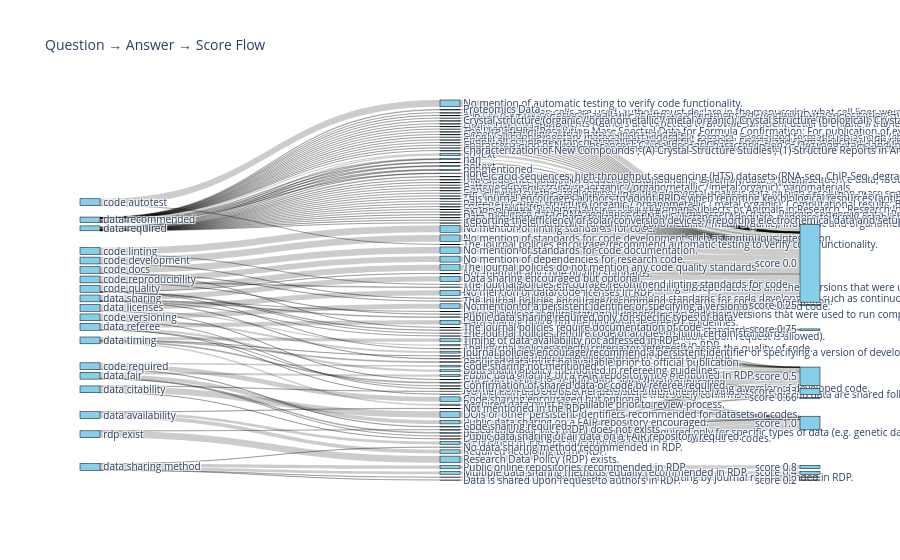

Notebook cell for this chart:
### Code cell
import os
from collections import defaultdict, Counter
import plotly.graph_objects as go
from daemon_analysis_tools.services.scoring import get_question_score, _get_question_type_lookup
from daemon_analysis_tools.io.yaml_base_handler import load_yaml

# Load metadata
data_dir = os.path.join("..", "..", "src/daemon_analysis_tools/metadata")
multiple_choice_scores = load_yaml(os.path.join(data_dir, "question_metadata_score.yaml"))
question_type = load_yaml(os.path.join(data_dir, "question_type.yaml"))
question_number_lookup = _get_question_type_lookup(multiple_choice_scores)

# Collect flow data
question_answer_count = defaultdict(Counter)
answer_score_map = {}

for publisher, publisher_results in processed_data.items():
    for journal, journal_results in publisher_results.items():
        for question, answer in journal_results.items():

            print(question, answer.correct_answer.text)

            question_answer_count[question][answer.correct_answer.text] += 1
            if (question, answer) not in answer_score_map:
                score = get_question_score(
                    question,
                    answer,
                    multiple_choice_scores,
                    question_type,
                    question_number_lookup,
                )
                answer_score_map[(question, answer.correct_answer.text)] = score

# Build node labels
questions = list(question_answer_count.keys())
answers = {ans for counts in question_answer_count.values() for ans in counts}
scores = set(answer_score_map.values())

# Assign node indices
label_list = []
node_map = {}

# Questions
for q in questions:
    label = q.replace("_", " ")
    node_map[("q", q)] = len(label_list)
    label_list.append(label)

# Answers
for a in answers:
    node_map[("a", a)] = len(label_list)
    label_list.append(str(a))

# Scores
for s in scores:
    node_map[("s", s)] = len(label_list)
    label_list.append(f"score {s}")

# Create links: Question → Answer and Answer → Score
source = []
target = []
value = []

# Question to Answer
for q, answers_count in question_answer_count.items():
    for a, count in answers_count.items():
        source.append(node_map[("q", q)])
        target.append(node_map[("a", a)])
        value.append(count)

# Answer to Score
answer_score_count = defaultdict(int)
for q, answers_count in question_answer_count.items():
    for a, count in answers_count.items():
        score = answer_score_map[(q, a)]
        answer_score_count[(a, score)] += count

for (a, s), count in answer_score_count.items():
    source.append(node_map[("a", a)])
    target.append(node_map[("s", s)])
    value.append(count)

# Plot the Sankey diagram
fig = go.Figure(data=[go.Sankey(
    node=dict(
        pad=15,
        thickness=20,
        line=dict(color="black", width=0.5),
        label=label_list,
        color="skyblue"
    ),
    link=dict(
        source=source,
        target=target,
        value=value
    ))])

fig.update_layout(title_text="Question → Answer → Score Flow", font_size=10)
